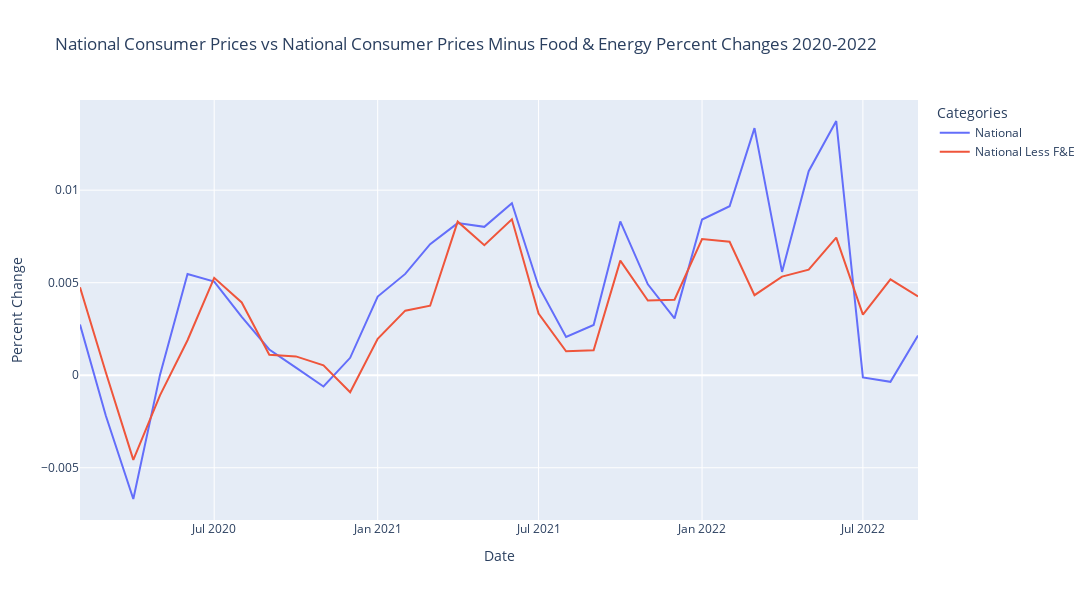

The notebook cell this image was saved under:
### Code cell
px.line(data_2020s_pctchange[["National", "National Less F&E"]], 
        labels={'value': 'Percent Change', 'variable': 'Categories'}, 
        title="National Consumer Prices vs National Consumer Prices Minus Food & Energy Percent Changes 2020-2022",
       width=1300, height=600)

### Figure 1 — Plotly figure (JSON) as saved in the notebook; plotly's stock layout.template omitted (floating-point values rounded to 4 significant figures)
{"data": [{"hovertemplate": "Categories=National<br>Date=%{x}<br>Percent Change=%{y}<extra></extra>", "legendgroup": "National", "line": {"color": "#636efa", "dash": "solid"}, "marker": {"symbol": "circle"}, "mode": "lines", "name": "National", "orientation": "v", "showlegend": true, "type": "scatter", "x": ["2020-02-01T00:00:00", "2020-03-01T00:00:00", "2020-04-01T00:00:00", "2020-05-01T00:00:00", "2020-06-01T00:00:00", "2020-07-01T00:00:00", "2020-08-01T00:00:00", "2020-09-01T00:00:00", "2020-10-01T00:00:00", "2020-11-01T00:00:00", "2020-12-01T00:00:00", "2021-01-01T00:00:00", "2021-02-01T00:00:00", "2021-03-01T00:00:00", "2021-04-01T00:00:00", "2021-05-01T00:00:00", "2021-06-01T00:00:00", "2021-07-01T00:00:00", "2021-08-01T00:00:00", "2021-09-01T00:00:00", "2021-10-01T00:00:00", "2021-11-01T00:00:00", "2021-12-01T00:00:00", "2022-01-01T00:00:00", "2022-02-01T00:00:00", "2022-03-01T00:00:00", "2022-04-01T00:00:00", "2022-05-01T00:00:00", "2022-06-01T00:00:00", "2022-07-01T00:00:00", "2022-08-01T00:00:00", "2022-09-01T00:00:00"], "xaxis": "x", "y": [0.002741, -0.002176, -0.006687, 1.95e-05, 0.005472, 0.005058, 0.003153, 0.001393, 0.0004149, -0.0006106, 0.0009415, 0.004254, 0.005474, 0.007083, 0.008219, 0.008017, 0.009291, 0.004811, 0.002066, 0.002716, 0.008308, 0.004913, 0.003073, 0.008415, 0.009134, 0.01335, 0.005583, 0.01102, 0.01374, -0.0001181, -0.0003544, 0.002151], "yaxis": "y"}, {"hovertemplate": "Categories=National Less F&E<br>Date=%{x}<br>Percent Change=%{y}<extra></extra>", "legendgroup": "National Less F&E", "line": {"color": "#EF553B", "dash": "solid"}, "marker": {"symbol": "circle"}, "mode": "lines", "name": "National Less F&E", "orientation": "v", "showlegend": true, "type": "scatter", "x": ["2020-02-01T00:00:00", "2020-03-01T00:00:00", "2020-04-01T00:00:00", "2020-05-01T00:00:00", "2020-06-01T00:00:00", "2020-07-01T00:00:00", "2020-08-01T00:00:00", "2020-09-01T00:00:00", "2020-10-01T00:00:00", "2020-11-01T00:00:00", "2020-12-01T00:00:00", "2021-01-01T00:00:00", "2021-02-01T00:00:00", "2021-03-01T00:00:00", "2021-04-01T00:00:00", "2021-05-01T00:00:00", "2021-06-01T00:00:00", "2021-07-01T00:00:00", "2021-08-01T00:00:00", "2021-09-01T00:00:00", "2021-10-01T00:00:00", "2021-11-01T00:00:00", "2021-12-01T00:00:00", "2022-01-01T00:00:00", "2022-02-01T00:00:00", "2022-03-01T00:00:00", "2022-04-01T00:00:00", "2022-05-01T00:00:00", "2022-06-01T00:00:00", "2022-07-01T00:00:00", "2022-08-01T00:00:00", "2022-09-01T00:00:00"], "xaxis": "x", "y": [0.004752, 0.0001646, -0.004575, -0.00109, 0.001892, 0.005261, 0.003933, 0.001109, 0.001018, 0.0005384, -0.0009166, 0.001965, 0.003488, 0.003757, 0.008299, 0.007026, 0.008427, 0.003336, 0.001293, 0.001349, 0.006192, 0.004037, 0.004081, 0.007354, 0.007213, 0.004326, 0.005327, 0.005707, 0.007432, 0.003278, 0.005182, 0.004253], "yaxis": "y"}], "layout": {"height": 600, "legend": {"title": {"text": "Categories"}, "tracegroupgap": 0}, "title": {"text": "National Consumer Prices vs National Consumer Prices Minus Food & Energy Percent Changes 2020-2022"}, "width": 1300, "xaxis": {"anchor": "y", "autorange": true, "domain": [0, 1], "range": ["2020-02-01", "2022-09-01"], "title": {"text": "Date"}, "type": "date"}, "yaxis": {"anchor": "x", "autorange": true, "domain": [0, 1], "range": [-0.007822, 0.01487], "title": {"text": "Percent Change"}, "type": "linear"}}}
